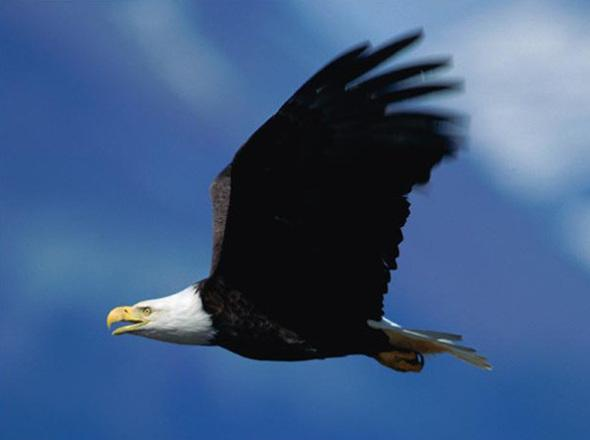
#> input picture Lab2/super_big_eagle.jpg, 590 x 440 px
$ python zad1.py
#> lines starting #> are read from the running program, lines starting #| are printed output that depends on the picture
import cv2 as cv
from matplotlib import pyplot as plt

img1 = cv.imread('super_big_eagle.jpg')
#> img1 is the input picture: shape (440, 590, 3); mean B, G, R 131.4, 90.8, 62.4
img2 = cv.imread('super_big_lake.jpg')
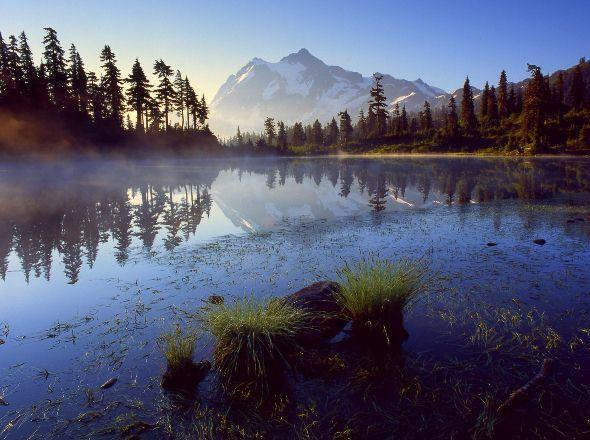
#> input picture Lab2/super_big_lake.jpg, 590 x 440 px
#> img2 is the input picture: shape (440, 590, 3); mean B, G, R 111.3, 88.8, 86.5


def add_images(img1, img2, w=0.5):
#> called with w = 0.5
    return (w*img1+(1-w)*img2).astype(int)
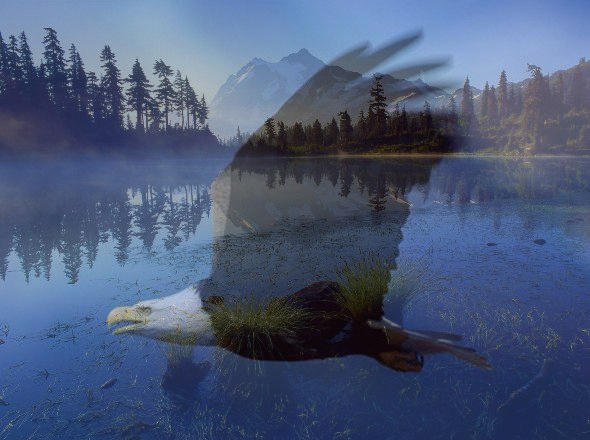
#> returned value: shape (440, 590, 3) int64; mean of channels 0, 1, 2 121.1, 89.6, 74.2; drawn as B, G, R


result_img = add_images(img1, img2)
plt.imshow(result_img)
plt.show()
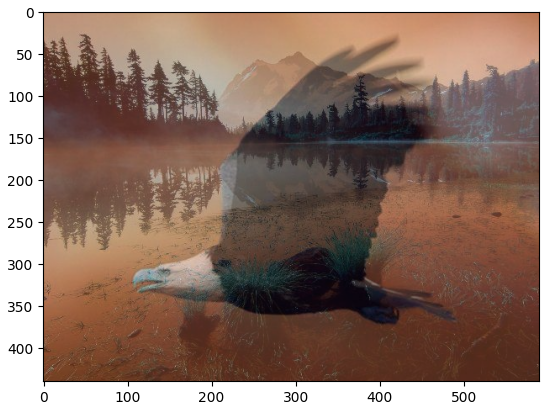
#> figure drawn by matplotlib, 1 panel; B, G, R data is drawn as R, G, B
cv.imwrite("img_sum.jpg", result_img)
